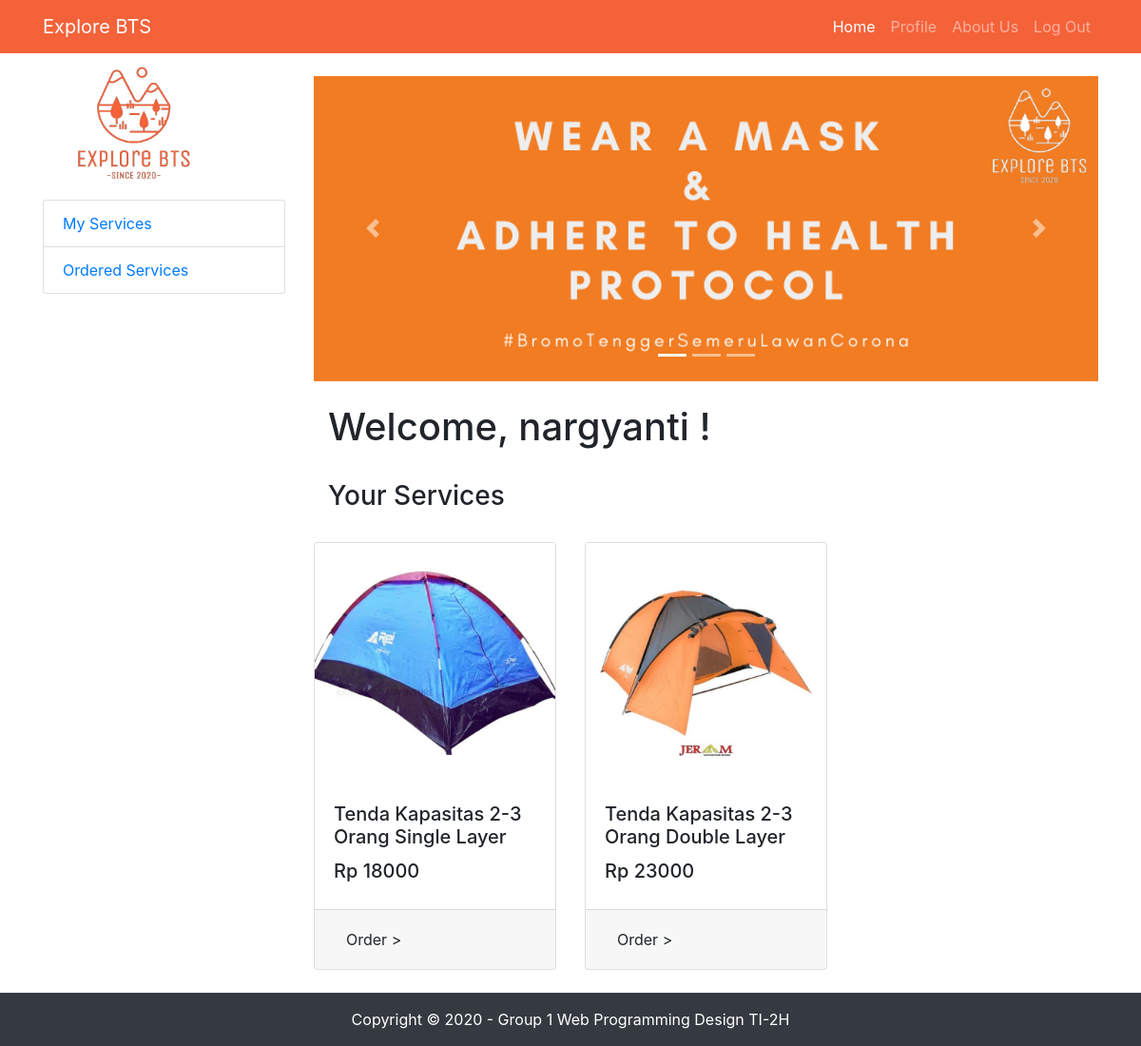
The app's page /homeVendor.php (signed in) with its own data.
### tables this page shows
CREATE TABLE `products` (
  `product_id` int(11) NOT NULL,
  `product_name` varchar(100) NOT NULL,
  `product_pict` varchar(255) NOT NULL,
  `category_code` char(4) NOT NULL,
  `unit_price` int(11) NOT NULL,
  `vendor_id` int(11) NOT NULL,
  `product_desc` varchar(255) NOT NULL
);

### homeVendor.php (the view, shortened to what this page needs)
<!DOCTYPE html>
<html lang="en">
<head>
  <link href="vendor/bootstrap/css/bootstrap.min.css" rel="stylesheet">
  <link href="vendor/bootstrap/css/bootstrap.min.css" rel="stylesheet">
  <link href="css/shop-homepage.css" rel="stylesheet">
</head>
<body>
  <nav class="navbar navbar-expand-lg navbar-dark fixed-top">
    <div class="container">
      <a class="navbar-brand" href="#">Explore BTS</a>
      <div class="collapse navbar-collapse" id="navbarResponsive">
        <ul class="navbar-nav ml-auto">
          <li class="nav-item active">
            <a class="nav-link" href="homeUsers.html">Home
            </a>
          </li>
          <li class="nav-item">
            <a class="nav-link" href="#">Profile</a>
          </li>
          <li class="nav-item">
            <a class="nav-link" href="#">About Us</a>
          </li>
          <li class="nav-item">
            <a class="nav-link" href="logoutSession.php">Log Out</a>
          </li>
        </ul>
      </div>
    </div>
  </nav>
  <div class="container">
    <div class="row">
      <div class="col-lg-3">
        <img src="assets/logo-bts.png" width="75%">
        <div class="list-group">
          <a href="#" class="list-group-item">My Services</a>
          <a href="#" class="list-group-item">Ordered Services</a>
        </div>
      </div>
      <div class="col-lg-9">
        <div id="myCarousel" class="carousel slide my-4" data-ride="carousel">
          <ol class="carousel-indicators">
            <li data-target="#myCarousel" data-slide-to="0" class="active"></li>
            <li data-target="#myCarousel" data-slide-to="1"></li>
            <li data-target="#myCarousel" data-slide-to="2"></li>
          </ol>
          <div class="carousel-inner" role="listbox">
            <div class="carousel-item active">
              <img class="d-block img-fluid" src="assets/slider-jumbotron-1.png" alt="First slide">
            </div>
          </div>
          <a class="carousel-control-prev" href="#myCarousel" role="button" data-slide="prev">
            <span class="carousel-control-prev-icon" aria-hidden="true"></span>
          </a>
          <a class="carousel-control-next" href="#myCarousel" role="button" data-slide="next">
            <span class="carousel-control-next-icon" aria-hidden="true"></span>
          </a>
        </div>
        <div class="container">
        <?php
        $username = $_SESSION['username'];
        if($_SESSION['loggedIn']){ ?>
            <h1>Welcome, <?php echo $username; ?> !</h1> <br>
            <?php } ?>
            <h3>Your Services</h3> <br>
        </div>
        <div class="row">
        <?php
                include "connection.php";
                $query = "SELECT * FROM products WHERE category_code LIKE '%CMP%'";
                $result = mysqli_query($connect, $query);
                if(mysqli_num_rows($result) > 0){
                while($row = mysqli_fetch_assoc($result)){
            ?>
                <div class="col-lg-4 col-md-6 mb-4">
                    <div class="card h-100">
                        <img class="card-img-top" src="uploads/<?php echo $row['product_pict'];?>" alt="">
                        <div class="card-body">
                        <h5 class="card-title"><?php echo $row['product_name'];?></h5>
                        <h5>Rp <?php echo $row['unit_price'];?></h5>
                        </div>
                        <div class="card-footer">
                            <button type="button" class="btn" data-toggle="modal" data-target="#modal<?php echo $row['product_id']; ?>">Order > </button>
                        </div>
                    </div>
                </div>
            <?php
                        }
                    } else{
                        echo "0 result";
                    }
                ?>
            </div>
      </div>
    </div>
  </div>
  <footer class="py-3 bg-dark">
    <div class="container">
      <p class="m-0 text-center text-white">Copyright &copy;  2020 - Group 1 Web Programming Design TI-2H</p>
    </div>
  </footer>
</body>
</html>

### css/shop-homepage.css (style rules this page uses)
body { padding-top: 56px; }

### homeVendor.php (style rules this page uses)
.navbar { background-color: #f4623a; }

### records on screen
products: product_pict (picture), product_name "Tenda Kapasitas 2-3 Orang Single Layer", unit_price "18000"
products: product_pict (picture), product_name "Tenda Kapasitas 2-3 Orang Double Layer", unit_price "23000"

### other values on screen
$username "nargyanti"
